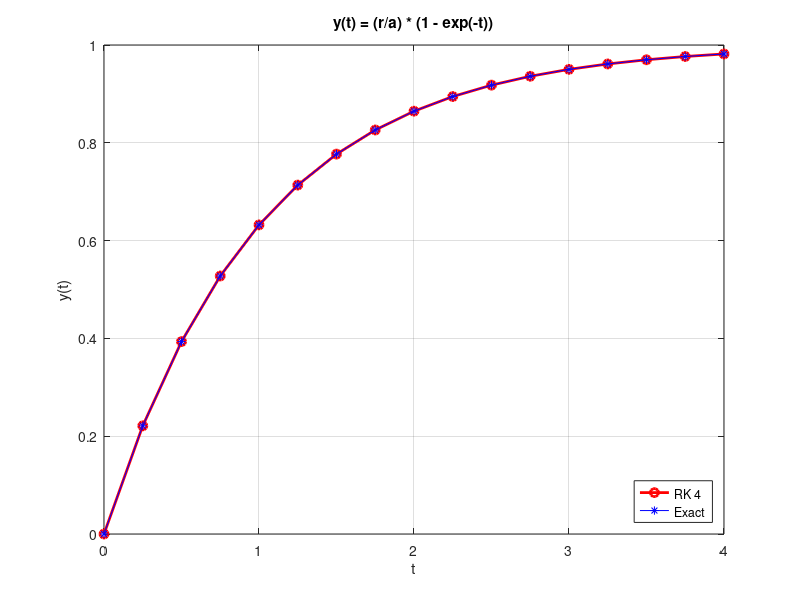

Write the MATLAB code that produced this figure.
% Exercise 26
clear; clc;

% Init
a = 1;
r = 1;
h = 0.25;
t = 0:h:4;
N = length(t);
f = @(y) r-a*y;

% Initial Condition
x(1) = 0;
y(1) = 0;
% RK4
for i=2:N
    x(i) = x(i-1)+h/2;
    k1 = h*f(y(i-1));
    k2 = h*f(y(i-1)+k1/2);
    k3 = h*f(y(i-1)+k2/2);
    k4 = h*f(y(i-1)+k3);
    y(i) = y(i-1)+(1/6)*(k1+2*k2+2*k3+k4);
end

% Exact test of ODE
y_exact = @(t) (r/a) * (1 - exp(-t));

% Error value;
t_check = [1 2];
idx = zeros(1, length(t_check));
yt = y_exact(t);
error = abs(yt - y);
for i=1:length(t_check)
    idx(i) = find(t == t_check(i));
    fprintf('Tại t=%d: Sai số là %.5f\n', i, error(idx(i)));
end

% Show Graph
plot(t, y_exact(t), 'ro-', 'LineWidth', 2)
hold on
plot(t, y, 'b*-')
legend('RK 4', 'Exact', 'Location','southeast')
grid on
title('y(t) = (r/a) * (1 - exp(-t))')
xlabel('t')
ylabel('y(t)')